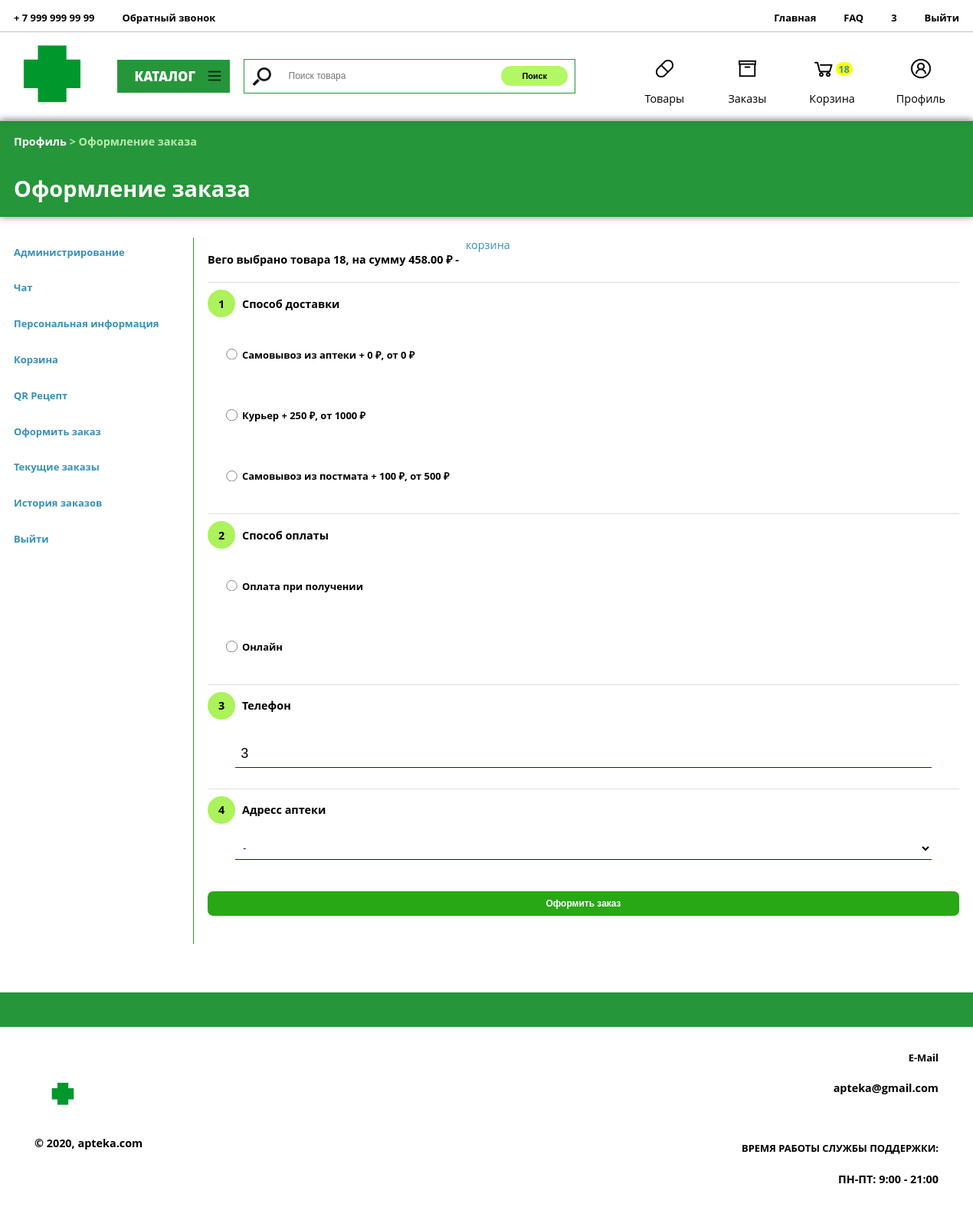
The app's page /accounts/profile/new_order/ (signed in) with its own data.
### users/models.py (models this page shows, shortened)
class PriceDelivery(models.Model):
    name = models.CharField(max_length=200, verbose_name='Доставка')
    add_price = models.PositiveIntegerField(verbose_name='Плюс к стоимости')
    min_sum_price_order = models.PositiveIntegerField(verbose_name='Минимальная сумма заказа')
    class Meta:
        verbose_name = u"Цены за доставку"
        verbose_name_plural = u"Цены за доставку"

### users/views.py (the view, shortened to what this page needs)
# urls.py: path('profile/new_order/', users_view.new_order, name='new_order'),
@login_required
def new_order(request, recipe = False):
    delivery = PriceDelivery.objects.all()
    object_inform = objects_inform(request)
    products_recipe_confirmed = []
    products_recipe_notconfirmed = []
    basket  = BasketProduct.objects.all().filter(login = request.user)
    for object in basket:
        remove_basket = BasketProduct.objects.get(id = object.id)
        object_id_inform = Product.objects.get(id = object.product_id)
    profile = Profile.objects.get(username = request.user)
    all_pharmacieaddress = PharmacieAddress.objects.all()
    inform = objects_inform(request)
    if len(basket)!= 0:
        if request.method == "POST":
            form = CreateNewOrderForm(request.POST)
            if form.is_valid():
                new_order = CreateNewOrder()
                address = PharmacieAddress.objects.all()
                new_order.user = request.user
                all_in_basket = ' '
                summ = 0
                fio = Profile.objects.get(username = request.user)
                new_order.fio = str(fio.username)
                new_order.method_of_obtaining = form.cleaned_data.get('method_of_obtaining')
                delivery_price = PriceDelivery.objects.get(name = new_order.method_of_obtaining)
                new_order.payment_method = form.cleaned_data.get('payment_method')
                new_order.contact = form.cleaned_data.get('contact')
                new_order.address = form.cleaned_data.get('address')
                new_order.status = 'status_1'
                if len(address.filter(address = new_order.address)) == 0:
                    return render(request, 'users/new_order.html', {
                    'form': form,
                    'all_pharmacieaddress':all_pharmacieaddress,
                    'inform':inform,
                    'profile':profile,
                    'delivery':delivery,
                    'recipe': recipe,
                    'products_recipe_confirmed':products_recipe_confirmed,
                    'products_recipe_notconfirmed':products_recipe_notconfirmed,
                    'is_superuser': get_list_display(request),
                    'categorys': ProductCategory.objects.all(),
                    'catalogs': ProductCatalog.objects.all(),
                    'basket':object_inform['count']
                    })
                else:
                    all_in_basket_dict = {}
                    for object in basket:
                        remove_basket = BasketProduct.objects.get(id = object.id)
                        object_id_inform = Product.objects.get(id = object.product_id)
                        product_price_inform = product_price(object_id_inform, remove_basket)
                        summ += product_price_inform['count_summ_product']
                        remove_basket.delete()
                        all_in_basket += 'ID:'+str(object.product_id) + ', ' + str(object_id_inform.name) +  ', количество - ' + str(object.count) + ', ' + str(product_price_inform['count_summ_product']) + '₽\n'
                        all_in_basket_dict[object.product_id] = {'count': str(object.count)}
                        try:
                            qr_edit = QrCodeSave.objects.get(id_product = object.product_id, user = request.user, count = object.count, status = 'status_2')
                            qr_edit.status = 'status_4'
                            qr_edit.save()
                        except:
                            pass
                new_order.all_product_id_and_count = all_in_basket
                new_order.all_product_id_and_count_dict = all_in_basket_dict
                new_order.sum_all = summ + int(delivery_price.add_price)
                if new_order.payment_method == 'online':
                    pass
                else:
                    new_order.save()
                    return redirect('http://aptekaopeka.ru/accounts/profile/curret_orders/')
            return render(request, 'users/new_order.html', {
                'form': form,
                'all_pharmacieaddress':all_pharmacieaddress,
                'inform':inform,
                'profile':profile,
                'recipe': recipe,
                'delivery':delivery,
                'products_recipe_confirmed':products_recipe_confirmed,
                'products_recipe_notconfirmed':products_recipe_notconfirmed,
                'is_superuser': get_list_display(request),
                'basket':object_inform['count'],
                'categorys': ProductCategory.objects.all(),
                'catalogs': ProductCatalog.objects.all(),
                })
        else:
            form =  CreateNewOrderForm(request.POST)
            return render(request, 'users/new_order.html', {
            'form': form,
            'all_pharmacieaddress':all_pharmacieaddress,
            'inform':inform,
            'profile':profile,
            'recipe': recipe,
            'delivery':delivery,
            'products_recipe_confirmed':products_recipe_confirmed,
            'products_recipe_notconfirmed':products_recipe_notconfirmed,
            'is_superuser': get_list_display(request),
            'categorys': ProductCategory.objects.all(),
            'catalogs': ProductCatalog.objects.all(),
            'basket':object_inform['count']
            })
    else:
         return redirect('http://aptekaopeka.ru/accounts/profile/basket')

### users/forms.py
class CreateNewOrderForm(forms.Form):
    method_of_obtaining = forms.CharField()
    payment_method = forms.CharField()
    contact = forms.CharField()
    address = forms.CharField()

### general_apteka/models.py (called while the page is built)
    def __str__(self):
        return self.catalog

    def __str__(self):
        return self.name

### users/views.py (called while the page is built)
def get_list_display(request):
    list_display = ('fio_klient', 'adres')
    if request.user.is_superuser:
        return True
    return False

def user_is_anonymous(request):
    try:
        if str(request.user) != 'AnonymousUser':
            return request.user
        else:
            return request.COOKIES['csrftoken']
    except:
        pass

def product_price(object, object_user):
    price = 0
    if object.discount != None:
        price = object.discount
        pruduct_count_sum = object_user.count * object.discount
    else:
        price = object.price
        pruduct_count_sum = object_user.count * object.price
    return {'price_product':object.price,'discount_product':object.discount, 'count_product': object_user.count, 'count_summ_product': pruduct_count_sum, }

### users/templates/users/new_order.html (shortened to what this page needs)
{% extends "users/base_lk.html" %}
{% block tree_catalog_tree %}
  <p><a href="{% url 'user:profile' %}" style="color:white;">Профиль </a> > Оформление заказа </p>
{% endblock %}
{% block tree_catalog_name %}
  <h1 style="color: white"> Оформление заказа </h1><p class="count_product_in_category"> </p>
{% endblock %}
{% block content %}
<div class="other-content">
<form class="form-blank" method="post">
<form method="post">
<div style="display: flex; align-items: center;"><h4 class="order_inform_js"> Вего выбрано товара {{inform.count}}, на сумму {{inform.summ}} ₽  - </h4><a class="atctive_widjet" style="margin: 0 10px; cursor: pointer;"> корзина</a></div>
<div style="display:flex;align-items: center; ;border-top: 1px solid #ddd;padding-top:10px;"><div class="number_in_order"><h4 style="margin: 0;"> 1</h4></div><h4 style="margin:0 10px;	"> Способ доставки</h4></div>
<div class="box-checkbox">
	{% for i in delivery %}
	<div class="checkbox-item">
		<label class="label_df">
			<input style="height:17px;"  class="castom-input" type="radio" name="method_of_obtaining" value="{{i.name}}" required="" id="id_method_of_obtaining">
		<h5>{{i.name}} + {{i.add_price}} ₽, от {{i.min_sum_price_order}} ₽</h5></label>
	</div>
	{% endfor %}
</div>
<div style="display:flex;align-items: center;border-top: 1px solid #ddd;padding-top:10px;"><div class="number_in_order"><h4 style="margin: 0;"> 2</h4></div><h4 style="margin:0 10px;	">Cпособ оплаты</h4></div>
<div class="box-checkbox">
	<div class="checkbox-item">
		<label class="label_df">
		<input style="height:17px;" class="sd-input" type="radio" name="payment_method" required="" value="Оплата на при получении" id="id_payment_method">
		<h5>Оплата при получении</h5>
		</label>
	</div>
	<div class="checkbox-item">
		<label class="label_df">
		<input style="height:17px;"  class="castom-input" type="radio" name="payment_method" value="Онлайн" required="" id="id_payment_method">
		<h5>Онлайн</h5>
		</label>
	</div>
</div>
<div style="display:flex;align-items: center;border-top: 1px solid #ddd;padding-top:10px; "><div class="number_in_order"><h4 style="margin: 0;"> 3</h4></div><h4 style="margin:0 10px;	">Телефон</h4></div>
<div class="box-checkbox" style="margin: 20px 40px;">
<input style="font-size: 20px;" class="phone_mask" type="text" name="contact" required="" id="id_contact" value="{{profile.username}}">
</div>
<div style="display:flex;align-items: center; ;border-top: 1px solid #ddd;padding-top: 10px	"><div class="number_in_order"><h4 style="margin: 0;"> 4</h4></div><h4 style="margin:0 10px;	">Адресс аптеки</h4></div>
<div class="box-checkbox" style="margin: 20px 40px;">
<select style="background: white" class="" type="text" name="address" required="" id="id_address">
	  <option>-</option>
</select>
</div>
 <button style="background: #28a815; margin-top: 25px;color:white;border-radius: 8px;border: 0;padding: 10px 20px;" type="submit">
 <h4 style="margin: 0">Оформить заказ</h4></button>
  </form>
</div>
{% endblock %}

### general_apteka/templates/articles/base.html (shortened to what this page needs)
{% load static %}
<!DOCTYPE html>
<html>
<head>
	<link rel="stylesheet" type="text/css" href="{% static 'base.css' %}">
    <link rel="stylesheet" type="text/css" href="{% static 'css/style.css' %}" />
</head>
<body>
	<div class="site-box">
		<header>
			<div class="header-box ">
				<div class="header-left">
					<div class="header-element-box">
						<div class="element-header">
							<a style="color: black;" href='tel:+79999999999' > <h5> + 7 999 999 99 99 </h5> </a>
							<div class="anim-elemenet-header-box">
							</div>
						</div>
						<div class="element-header">
							<a style="color: black;" href="#zatemnenie" > <h5>Обратный звонок</h5> </a>
							<div class="anim-elemenet-header-box">
							</div>
						</div>
					</div>
				</div>
				<div class="header-right">
						<div class="element-header">
							<a href="{% url 'home' %}" style="color: black;"><h5>Главная</h5></a>
							<div class="anim-elemenet-header-box">
							</div>
						</div>
						<div class="element-header">
							<a href="{% url 'user:basket' %}" style="color: black;"><h5>FAQ</h5></a>
							<div class="anim-elemenet-header-box">
							</div>
						</div>
						{% if not user.is_authenticated %}
						<div class="element-header">
							<a href="{% url 'user:register' %}" style="color: black;"><h5>Зарегистрироваться</h5></a>
							<div class="anim-elemenet-header-box">
								<div class="anim-elemenet-header"></div>
							</div>
						</div>
						<div class="element-header">
							<a href="{% url 'user:profile' %}" style="color: black;"><h5>Войти</h5></a>
							<div class="anim-elemenet-header-box">
								<div class="anim-elemenet-header"></div>
							</div>
						</div>
						{% else %}
						<div class="element-header">
							<a href="{% url 'user:profile' %}" style="color: black;"><h5>{{user.username}}</h5></a>
							<div class="anim-elemenet-header-box">
							</div>
						</div>
						<div class="element-header">
							<a href="{% url 'user:logout' %}" style="color: black;"><h5>Выйти</h5></a>
							<div class="anim-elemenet-header-box">
							</div>
						</div>
						{% endif %}
				</div>
			</div>
			<div class="header-search-box">
					<div class="left-search-box">
						<a href="{% url 'home' %}">
							<img src="{% static 'logo.png'%}" height="180px;" width="180px" style="margin-left: -60px" >
						</a>
						<div class="element-category category_btn" style="margin: 0 20px;display: flex;align-items: center;padding: 0 10px;justify-content: space-between;">
							<h3 style="font-weight: 1000;">КАТАЛОГ</h3>
							<img class="burger_rotate" src="{% static 'images/icons8-menu-96.png'%}" height="25px;" width="25px">
						</div>
						<div class="left-search">
							<img src="{% static 'images/loop.png'%}" width="30px" style="margin-top: -3px;margin-right: 10px;">
						  	<form action="{% url 'search_results' %}" method="get" class="search">
						    	<input style="height: 25px;border: 0;padding: 0;padding-left:10px;border-radius: 10px;width: 100%;" name="q" type="text" placeholder=" Поиск товара ">
						    	<button class="submit" style="height:100%;border-radius: 20px;padding:0 20px;background: #b2f765;border:0px;" type="submit">
						    		<h5 style="margin: 0 10px;">Поиск</h5>
						    	</button>
						    </form>
						</div>
					</div>
					<div class="right-search-box">
						<a href="{% url 'products' %}">
							<div class="element-search-box">
								<div style="display: flex;align-items: center;justify-content:center;cursor: pointer;width: 60px" class="atctive_widjet1" >
									<img src="{% static 'images/icons8-pill-96.png'%}" height="35px;" width="35px"></img>
								</div>
						  		<p class="atctive_widjet_text">Товары</p>
							</div>
						</a>
						<a href="{% url 'user:curret_orders' %}">
							<div class="element-search-box">
								<div style="display: flex;align-items: center;justify-content:center;cursor: pointer;width: 60px" class="atctive_widjet" >
									<img src="{% static 'images/icons8-box-96.png'%}" height="35px;" width="35px"></img>
								</div>
					  			<p class="atctive_widjet_text">Заказы</p>
							</div>
						</a>
						<a href="{% url 'user:basket' %}">
							<div class="element-search-box">
								<a style="display: flex;align-items: center;cursor: pointer;width: 60px" class="atctive_widjet">
									<img src="{% static 'basket.png'%}" height="35px;" width="35px">
										<h5 style="background: yellow; padding: 0 4px;border-radius:20px" id="basket">{{basket}}</h5>
								</a>
							<p class="atctive_widjet_text">Корзина</p>
							</div>
						</a>
						<a href="{% url 'user:profile' %}">
							<div class="element-search-box">
								<div style="display: flex;align-items: center;justify-content:center;cursor: pointer;width: 60px" class="atctive_widjet" >
									<img src="{% static 'images/icons8-user-96.png'%}" height="35px;" width="35px"></img>
								</div>
								<p class="atctive_widjet_text">Профиль</p>
							</div>
						</a>
					</div>
			</div>
			<div class="category_box">
			</div>
		</header>
		<content>
			<div class="tree_catalog">
				{% block tree_catalog %}
				{% endblock %}
  			</div>
			<div class="content-box" >
				{% block navbar %}
				{% endblock %}
				<div class="content">
					{% block content %}
					{% endblock %}
				</div>
			</div>
		</content>
		<div class="line" style="height:50px;width: 100%;background: #26963a;;margin-top:70px"></div>
		<footer>
			<div class="footer">
		    	<div class="footer-left">
		    		<div class="logo2">
			          	<a href="{% url 'home' %}"><img style="margin-right: 10px;height:70px;" src="{%static 'logo.png'%}"></a>
			          	<h4>© 2020, apteka.com</h4>
		          	</div>
		        </div>
		        <div class="footer-right">
		            <div class="footer-right-menu-item">
		        		<h5 style="text-align:right">E-Mail</h5>
		          		<h4> apteka@gmail.com</h4>
		      		</div>
		      		<br>
		      		<div class="footer-right-menu-item">
		        		<h5>ВРЕМЯ РАБОТЫ СЛУЖБЫ ПОДДЕРЖКИ:</h5>
		        		<h4>ПН-ПТ: 9:00 - 21:00</h4>
					</div>
		      	</div>
			</div>
		</footer>
	</div>
</body>
</html>

### users/templates/users/base_lk.html (style rules this page uses)
.content-box { min-height: 1000px; }

### users/templates/users/new_order.html (style rules this page uses)
.castom-input { max-width: 300px; }
.content { flex-direction: column; margin: 0 20px; }

### records on screen
PriceDelivery: name "Самовывоз из аптеки", add_price "0", min_sum_price_order "0"
PriceDelivery: name "Курьер", add_price "250", min_sum_price_order "1000"
PriceDelivery: name "Самовывоз из постмата", add_price "100", min_sum_price_order "500"

### other values on screen
{{ user.username }} "3"
{{ basket }} "18"
{{ inform.count }} "18"
{{ inform.summ }} "458.00"
